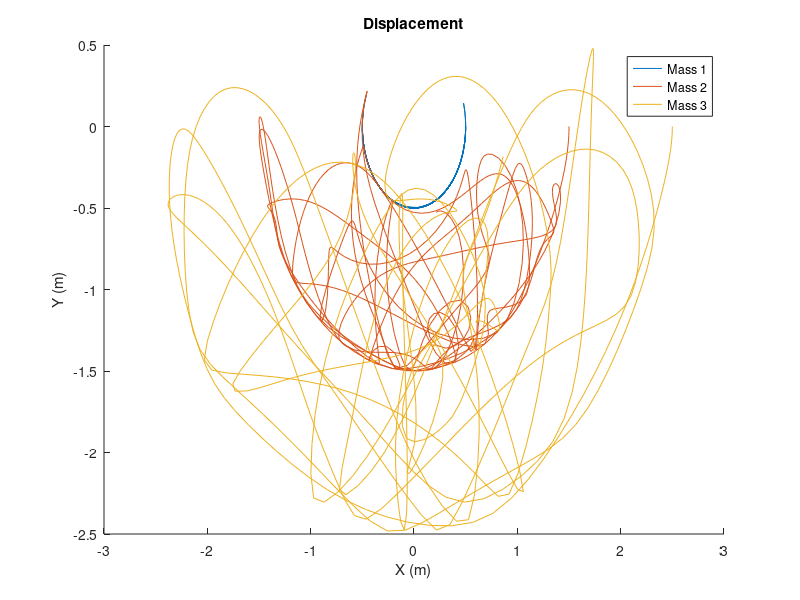
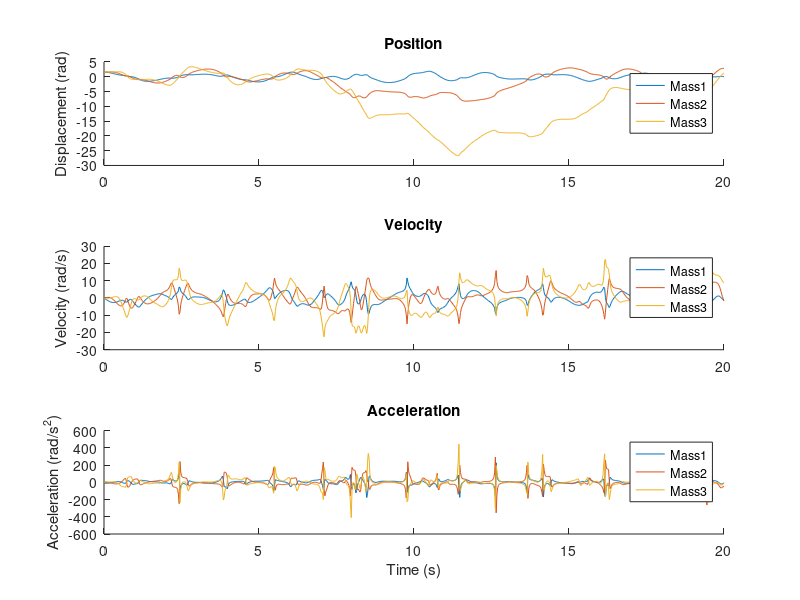
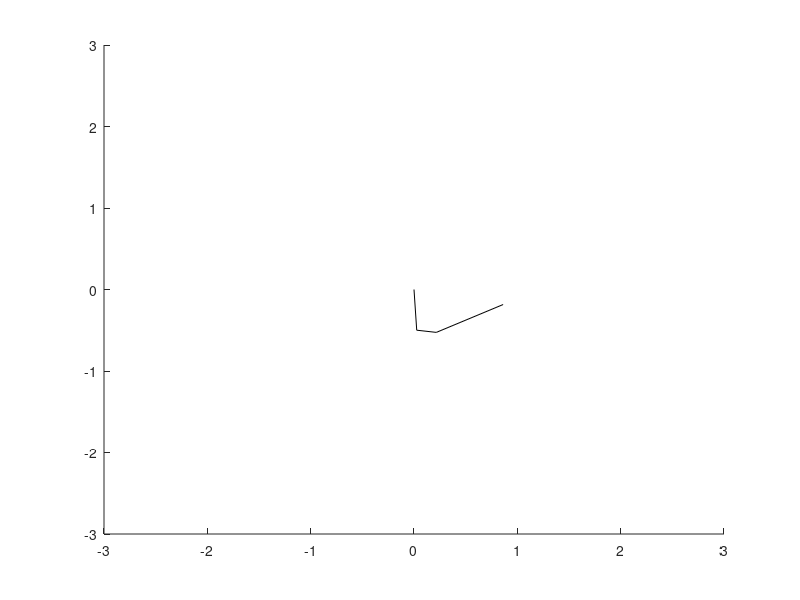

Here is the MATLAB script that generated these plots, in order:
%%PSET5 Q1: Sophie Li
%This function calculates the state equations for a double compound
%pendulum. It also took about 20 hours to debug.

%Should look like this: https://www.youtube.com/watch?v=_o_ap98sTwg
function base_doublepen
close all

L1 = 1;
L2 = 1;
L3 = 1;
M1 = 1;
M2 = 1;
M3 = 1;
g = 9.81;

theta1_0 = pi/2;
theta1v_0 = 0;
theta2_0 = pi/2;
theta2v_0 = 0;
theta3_0 = pi/2;
theta3v_0 = 0;

t_interval = 0:.025: 20;
initial_vals = [theta1_0; theta1v_0; theta2_0; theta2v_0; theta3_0; theta3v_0];

options = odeset('RelTol', 1e-7);
[T_out, Z_out] = ode45(@motion, t_interval, initial_vals, options);

t1_o = Z_out(:,1);
t1d_o = Z_out(:,2);
t2_o = Z_out(:,3);
t2d_o = Z_out(:,4);
t3_o = Z_out(:,5);
t3d_o = Z_out(:,6);

LHS = zeros(length(T_out), 9);
for i = 1:length(T_out)
    LHS(i, :) = calc_LHS(Z_out(i, :));
end

t1dd_o = LHS(:, 1);
t2dd_o = LHS(:, 2);
t3dd_o = LHS(:, 3);

x1 = L1/2.*sin(t1_o);
y1 = -L1/2.*cos(t1_o);
x2 = L1.*sin(t1_o) + L2/2.*sin(t2_o);
y2 = -L1.*cos(t1_o) - L2/2.*cos(t2_o);
x3 = L1.*sin(t1_o) + L2.*sin(t2_o) + L3/2.*sin(t3_o);
y3 = -L1.*cos(t1_o) - L2.*cos(t2_o) - L3/2.*cos(t3_o);

xv1 = L1/2.*cos(t1_o).*t1d_o;
yv1 = L1/2.*sin(t1_o).*t1d_o;
xv2 = xv1*2 + L2/2.*cos(t2_o).*t2d_o;
yv2 = yv1*2 + L2/2.*sin(t2_o).*t2d_o;
xv3 = xv1*2 + L2.*cos(t2_o).*t2d_o + L3/2.*cos(t3_o).*t3d_o;
yv3 = yv1*2 + L2.*sin(t2_o).*t2d_o + L3/2.*sin(t3_o).*t3d_o;

xa1 = L1/2.*cos(t1_o).*t1dd_o - L1/2.*sin(t1_o).*t1d_o.^2;
ya1 = L1/2.*sin(t1_o).*t1dd_o + L1/2.*cos(t1_o).*t1d_o.^2;
xa2 = L1.*cos(t1_o).*t1dd_o - L1.*sin(t1_o).*t1d_o.^2 + L2/2.*cos(t2_o).*t2dd_o - L2/2.*sin(t2_o).*t2d_o.^2;
ya2 = L1.*sin(t1_o).*t1dd_o + L1.*cos(t1_o).*t1d_o.^2 + L2/2.*sin(t2_o).*t2dd_o + L2/2.*cos(t2_o).*t2d_o.^2;
xa3 = L1.*cos(t1_o).*t1dd_o - L1.*sin(t1_o).*t1d_o.^2 + L2.*cos(t2_o).*t2dd_o - L2.*sin(t2_o).*t2d_o.^2 ...
      + L3/2.*cos(t3_o).*t3dd_o - L3/2.*sin(t3_o).*t3d_o.^2;
ya3 = L1.*sin(t1_o).*t1dd_o + L1.*cos(t1_o).*t1d_o.^2 + L2.*sin(t2_o).*t2dd_o + L2.*cos(t2_o).*t2d_o.^2 ...
      + L3/2.*sin(t3_o).*t3dd_o + L3/2.*cos(t3_o).*t3d_o.^2;

%Cartesian Displacement
figure
hold all
plot(x1, y1)
plot(x2, y2)
plot(x3, y3)
legend('Mass 1', 'Mass 2', 'Mass 3')
title('Displacement')
xlabel('X (m)')
ylabel('Y (m)')

%Tangential Position/Velocity/Acceleration
figure
%Position
subplot(3,1,1)
hold all
plot(T_out, t1_o)
plot(T_out, t2_o)
plot(T_out, t3_o)
title('Position')
ylabel('Displacement (rad)')
legend('Mass1', 'Mass2', 'Mass3')
%Velocity
subplot(3,1,2)
hold all
plot(T_out, t1d_o)
plot(T_out, t2d_o)
plot(T_out, t3d_o)
title('Velocity')
ylabel('Velocity (rad/s)')
legend('Mass1', 'Mass2', 'Mass3')
%Acceleration
subplot(3,1,3)
hold all
plot(T_out, t1dd_o)
plot(T_out, t2dd_o)
plot(T_out, t3dd_o)
title('Acceleration')
xlabel('Time (s)')
ylabel('Acceleration (rad/s^2)')
legend('Mass1', 'Mass2', 'Mass3')

%Energy
PE1 = M1*g.*y1;
KE1 = M1*L1^2*t1d_o.^2/6;
PE2 = M2*g.*y2;
KE2 = (M2/2)*(L1^2*t1d_o.^2 + (L2^2/3)*t2d_o.^2 + L1*L2*t1d_o.*t2d_o.*cos(t2_o-t1_o));
PE3 = M3*g.*y3;
KE3 = (M3/2)*(L1^2*t1d_o.^2 + 2*L1*L2.*t1d_o.*t2d_o.*cos(t2_o - t1_o) + 2*L1*L3.*t1d_o.*t3d_o.*cos(t3_o - t1_o) ...
        + 2*L2*L3.*t2d_o.*t3d_o.*cos(t3_o - t2_o) + L2^2.*t2_o.^2 + (L3^3/4).*t3d_o.^2 + (L3^2/6)*t3d_o.^2);

KE1 = (M1/2)*((xv1.^2 + yv1.^2) + t1d_o.^2*((L1^2)/12));
KE2 = (M2/2)*((xv2.^2 + yv2.^2) + t2d_o.^2*((L2^2)/12));
KE3 = (M3/2)*((xv3.^2 + yv3.^2) + t3d_o.^2*((L3^2)/12));

PE = PE1 + PE2 + PE3;
KE = KE1 + KE2 + KE3;
TE = PE + KE;

figure
hold all
plot(T_out, PE)
plot(T_out, KE)
plot(T_out, TE)
legend('PE', 'KE', 'TE')
title('Energy')
xlabel('Time (s)')
ylabel('Energy (J)')
 
%%ANIMATION   

    for i = 1:length(T_out)
        clf; % clear the old figure
        axis([-3 3 -3 3]);
        hold all
        PX = [0; x1(i)];
        PY = [0; y1(i)];
        PX2 = [x1(i); x2(i)];
        PY2 = [y1(i); y2(i)];
        PX3 = [x2(i); x3(i)];
        PY3 = [y2(i); y3(i)];
    %    quiver(position_x1(i), position_y1(i), velocity_x1(i)/5, velocity_y1(i)/5, 'g');
     %   quiver(position_x1(i), position_y1(i), acceleration_x1(i)/10, acceleration_y1(i)/10, 'r');
%         quiver(position_x2(i), position_y2(i), velocity_x2(i)/5, velocity_y2(i)/5, 'g');
%         quiver(position_x2(i), position_y2(i), acceleration_x2(i)/20, acceleration_y2(i)/20, 'r');
        plot(PX, PY, 'k');
        plot(PX2, PY2, 'k');
        plot(PX3, PY3, 'k');

%         plot(position_x1(i), position_y1(i), 'm.', 'linewidth', 10, 'markersize', 20);
%         plot(position_x2(i), position_y2(i), 'm.', 'linewidth', 10, 'markersize', 20);
        drawnow; % DO NOT FORGET THIS
        pause(0.0005);
    end
    
    function vals = calc_LHS(Z)
        t1 = Z(1);
        t1d = Z(2);
        t2 = Z(3);
        t2d = Z(4);
        t3 = Z(5);
        t3d = Z(6);
       
%                    %t1dd, t2dd, t3dd, O1, O2, A1, A2, P1, P2
        A = [-M1*(L1/2)*cos(t1), 0, 0, 1, 0, 1, 0, 0, 0;
            M1*(L1/2)*sin(t1), 0, 0, 0, 1, 0, 1, 0, 0;
            -M2*L1*cos(t1), -M2*(L2/2)*cos(t2), 0, 0, 0, -1, 0, 1, 0;
            M2*L1*sin(t1), M2*(L2/2)*sin(t2), 0, 0, 0, 0, -1, 0, 1;
            -M3*L1*cos(t1), -M3*L2*cos(t2), -M3*(L3/2)*cos(t3), 0, 0, 0, 0, -1, 0;
            M3*L1*sin(t1), M3*L2*sin(t2), M3*(L3/2)*sin(t3), 0, 0, 0, 0, 0, -1;
            (-M1*L1^2)/12, 0, 0, -(L1/2)*cos(t1), (L1/2)*sin(t1), (L1/2)*cos(t1), -(L1/2)*sin(t1), 0, 0;
            0, (-M2*L2^2)/12, 0, 0, 0, (L2/2)*cos(t2), -(L2/2)*sin(t2), (L2/2)*cos(t2), -(L2/2)*sin(t2);
            0, 0, (-M3*L3^2)/12, 0, 0, 0, 0, (L3/2)*cos(t3), -(L3/2)*sin(t3)];
        
        r = [-M1*t1d^2*(L1/2)*sin(t1);
            -M1*t1d^2*(L1/2)*cos(t1) - M1*g;
            - M2*t1d^2*L1*sin(t1) - M2*t2d^2*(L2/2)*sin(t2);
            -M2*t1d^2*L1*cos(t1) - M2*t2d^2*(L2/2)*cos(t2) - M2*g;
            -M3*t1d^2*L1*sin(t1) - M3*t2d^2*L2*sin(t2) - M3*t3d^2*(L3/2)*sin(t3);
            -M3*t1d^2*L1*cos(t1) - M3*t2d^2*L2*cos(t2) - M3*t3d^2*(L3/2)*cos(t3) - M3*g;
            0;
            0;
            0];
        
        
%            %t1dd, t2dd, t3dd, O1, O2, A1, A2, P1, P2
%         A = [M1*(L1/2)*sin(t1), 0, 0, 1, 0, 1, 0, 0, 0;
%             -M1*(L1/2)*cos(t1), 0, 0, 0, 1, 0, 1, 0, 0;
%             M2*L1*sin(t1), M2*(L2/2)*sin(t2), 0, 0, 0, -1, 0, 1, 0;
%             -M2*L1*cos(t1), -M2*(L2/2)*cos(t2), 0, 0, 0, 0, -1, 0, 1;
%             M3*L1*sin(t1), M3*L2*sin(t2), M3*(L3/2)*sin(t3), 0, 0, 0, 0, -1, 0;
%             -M3*L1*cos(t1), -M3*L2*cos(t2), -M3*(L3/2)*cos(t3), 0, 0, 0, 0, 0, -1;
%             (-M1*L1^2)/12, 0, 0, (L1/2)*sin(t1), -(L1/2)*cos(t1), -(L1/2)*sin(t1), (L1/2)*cos(t1), 0, 0;
%             0, (-M2*L2^2)/12, 0, 0, 0, -(L2/2)*sin(t2), (L2/2)*cos(t2), -(L2/2)*sin(t2), (L2/2)*cos(t2);
%             0, 0, (-M3*L3^2)/12, 0, 0, 0, 0, -(L3/2)*sin(t3), (L3/2)*cos(t3)];
%         
%         r = [-M1*t1d^2*(L1/2)*cos(t1);
%             -M1*t1d^2*(L1/2)*sin(t1) - M1*g;
%             -M2*t1d^2*L1*cos(t1) - M2*t2d^2*(L2/2)*cos(t2);
%             -M2*t1d^2*L1*sin(t1) - M2*t2d^2*(L2/2)*sin(t2) - M2*g;
%             -M3*t1d^2*L1*cos(t1) - M3*t2d^2*L2*cos(t2) - M3*t3d^2*(L3/2)*cos(t3);
%             -M3*t1d^2*L1*sin(t1) - M3*t2d^2*L2*sin(t2) - M3*t3d^2*(L3/2)*sin(t3) - M3*g;
%             0;
%             0;
%             0];
%         
        vals = A\r; 
    end

    function vals = motion(T, Z)
        t1d = Z(2);
        t2d = Z(4);
        t3d = Z(6);
        
        res = calc_LHS(Z);
        
        t1dd = res(1);
        t2dd = res(2);
        t3dd = res(3);

        vals = [t1d; t1dd; t2d; t2dd; t3d; t3dd];
        
    end

end
        